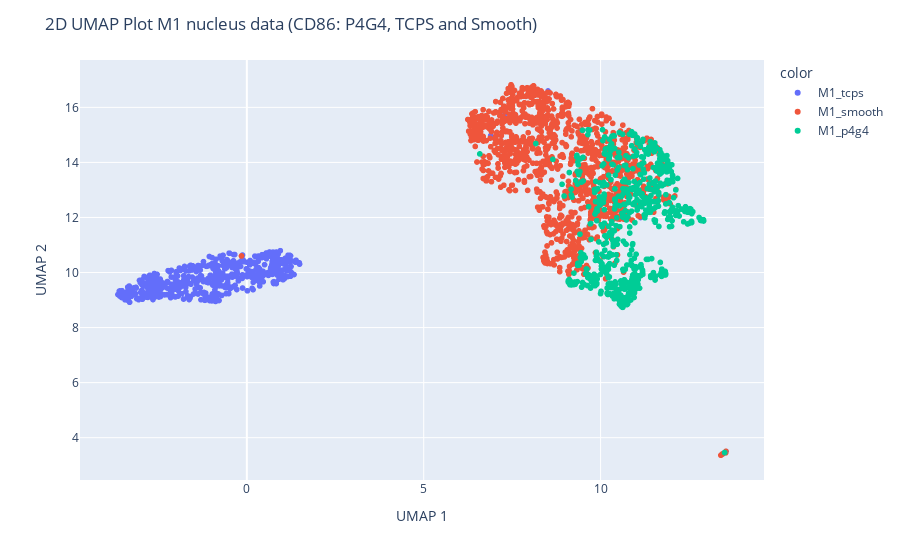

The notebook cell this image was saved under:
### Code cell
umap_model = umap.UMAP(random_state=0)
projections = umap_model.fit_transform(m1_dataset_scaled)
projections_nucleus_dataset = pd.DataFrame(projections, columns=['UMAP_X', 'UMAP_Y'])

fig = px.scatter(projections_nucleus_dataset, x='UMAP_X', y='UMAP_Y', color=m1_cells.CellType)
fig.update_xaxes(title_text='UMAP 1')
fig.update_yaxes(title_text='UMAP 2')
fig.update_layout(title_text='2D UMAP Plot M1 nucleus data (CD86: P4G4, TCPS and Smooth)')

### Figure 1 — Plotly figure (JSON) as saved in the notebook; plotly's stock layout.template omitted (floating-point values rounded to 4 significant figures; data arrays with more than 128 entries replaced by an {"elided": "..."} marker saying what was removed)
{"data": [{"hovertemplate": "color=M1_tcps<br>UMAP_X=%{x}<br>UMAP_Y=%{y}<extra></extra>", "legendgroup": "M1_tcps", "marker": {"color": "#636efa", "symbol": "circle"}, "mode": "markers", "name": "M1_tcps", "showlegend": true, "type": "scattergl", "x": {"elided": "576 float values"}, "xaxis": "x", "y": {"elided": "576 float values"}, "yaxis": "y"}, {"hovertemplate": "color=M1_smooth<br>UMAP_X=%{x}<br>UMAP_Y=%{y}<extra></extra>", "legendgroup": "M1_smooth", "marker": {"color": "#EF553B", "symbol": "circle"}, "mode": "markers", "name": "M1_smooth", "showlegend": true, "type": "scattergl", "x": {"elided": "1203 float values"}, "xaxis": "x", "y": {"elided": "1203 float values"}, "yaxis": "y"}, {"hovertemplate": "color=M1_p4g4<br>UMAP_X=%{x}<br>UMAP_Y=%{y}<extra></extra>", "legendgroup": "M1_p4g4", "marker": {"color": "#00cc96", "symbol": "circle"}, "mode": "markers", "name": "M1_p4g4", "showlegend": true, "type": "scattergl", "x": {"elided": "661 float values"}, "xaxis": "x", "y": {"elided": "661 float values"}, "yaxis": "y"}], "layout": {"autosize": true, "legend": {"title": {"text": "color"}, "tracegroupgap": 0}, "margin": {"t": 60}, "title": {"text": "2D UMAP Plot M1 nucleus data (CD86: P4G4, TCPS and Smooth)"}, "xaxis": {"anchor": "y", "autorange": true, "domain": [0, 1], "range": [-4.704, 14.61], "title": {"text": "UMAP 1"}, "type": "linear"}, "yaxis": {"anchor": "x", "autorange": true, "domain": [0, 1], "range": [2.319, 17.86], "title": {"text": "UMAP 2"}, "type": "linear"}}}
